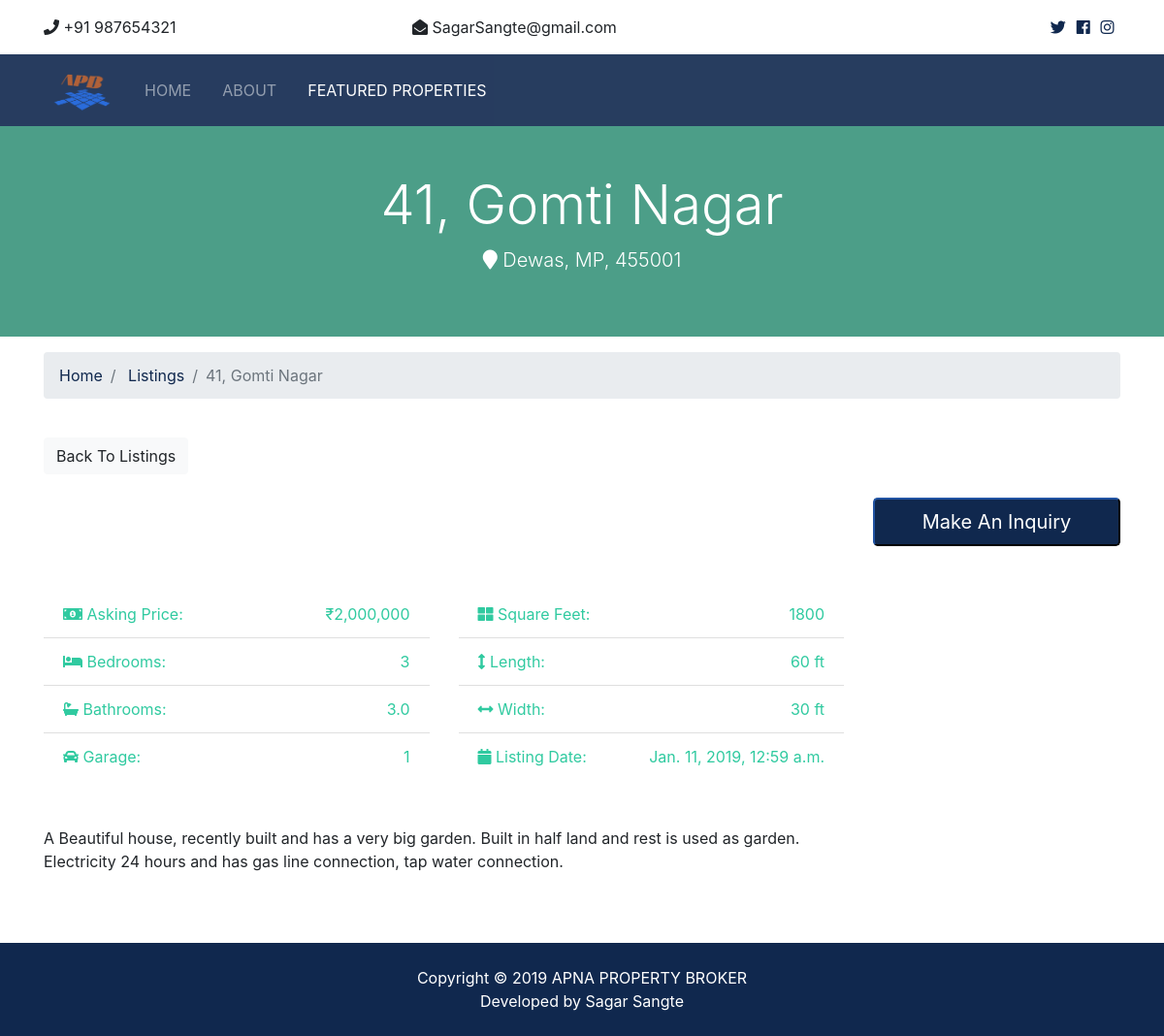
The app's page /listings/2 with its own data.
### listings/models.py (models this page shows, shortened)
class Listings(models.Model):
    title = models.CharField(max_length=200)
    address = models.CharField(max_length=200)
    landmark = models.CharField(max_length=200)
    city = models.CharField(max_length=100)
    state = models.CharField(max_length=100)
    zipcode = models.CharField(max_length=20)
    description = models.TextField(blank=True)
    price = models.IntegerField()
    bedrooms = models.IntegerField()
    bathrooms = models.DecimalField(max_digits=2, decimal_places=1)
    garage = models.IntegerField(default=0)
    length = models.IntegerField(default=0)
    width = models.IntegerField(default=0)
    sqft = models.IntegerField()
    photo_main = models.ImageField(upload_to='photos/%Y/%m/%d/')
    photo_1 = models.ImageField(upload_to='photos/%Y/%m/%d/', blank=True)
    photo_2 = models.ImageField(upload_to='photos/%Y/%m/%d/', blank=True)
    photo_3 = models.ImageField(upload_to='photos/%Y/%m/%d/', blank=True)
    photo_4 = models.ImageField(upload_to='photos/%Y/%m/%d/', blank=True)
    photo_5 = models.ImageField(upload_to='photos/%Y/%m/%d/', blank=True)
    photo_6 = models.ImageField(upload_to='photos/%Y/%m/%d/', blank=True)
    is_published = models.BooleanField(default=True)
    list_date = models.DateTimeField(default=datetime.now, blank=True)

### listings/views.py (the view)
# urls.py: path('<int:listing_id>', views.listing, name='listing'),
def listing(request, listing_id):
    listing = get_object_or_404(Listings, pk=listing_id)
    context = {
        'listing' : listing
    }
    return render(request, 'listings/listing.html', context)

### templates/listings/listing.html (shortened to what this page needs)
{% extends 'base.html' %}
{% load humanize %}
{% block content %}
<section id="showcase-inner" class="py-5 text-white">
    <div class="container">
        <div class="row text-center">
            <div class="col-md-12">
                <h1 class="display-4">{{ listing.title }}</h1>
                <p class="lead">
                    <i class="fas fa-map-marker"></i> {{ listing.city }}, {{ listing.state }}, {{ listing.zipcode }}</p>
            </div>
        </div>
    </div>
</section>
<section id="bc" class="mt-3">
    <div class="container">
        <nav>
            <ol class="breadcrumb">
                <li class="breadcrumb-item">
                    <a href="{% url 'index' %}">Home</a>
                </li>
                <li class="breadcrumb-item">
                    <a href="{% url 'listings' %}">Listings</a>
                </li>
                <li class="breadcrumb-item active">{{ listing.title }}</li>
            </ol>
        </nav>
    </div>
</section>
<section id="listing" class="py-4">
    <div class="container">
        <a href="{% url 'listings' %}" class="btn btn-light mb-4">Back To Listings</a>
        <div class="row">
            <div class="col-md-9">
                <div class="row mb-5 thumbs">
                    {% if listing.photo_1 %}
                        <div class="col-md-2">
                        </div>
                    {% endif %}
                    {% if listing.photo_2 %}
                        <div class="col-md-2">
                        </div>
                    {% endif %}
                    {% if listing.photo_3 %}
                        <div class="col-md-2">
                        </div>
                    {% endif %}
                </div>
                <div class="row mb-5 fields">
                    <div class="col-md-6">
                        <ul class="list-group list-group-flush">
                            <li class="list-group-item text-secondary">
                                <i class="fas fa-money-bill-alt"></i> Asking Price:
                                <span class="float-right"><span>&#8377;</span>{{ listing.price | intcomma }}</span>
                            </li>
                            <li class="list-group-item text-secondary">
                                <i class="fas fa-bed"></i> Bedrooms:
                                <span class="float-right">{{ listing.bedrooms }}</span>
                            </li>
                            <li class="list-group-item text-secondary">
                                <i class="fas fa-bath"></i> Bathrooms:
                                <span class="float-right">{{ listing.bathrooms }}</span>
                            </li>
                            <li class="list-group-item text-secondary">
                                <i class="fas fa-car"></i> Garage:
                                <span class="float-right">{{ listing.garage }}
                                </span>
                            </li>
                        </ul>
                    </div>
                    <div class="col-md-6">
                        <ul class="list-group list-group-flush">
                            <li class="list-group-item text-secondary">
                                <i class="fas fa-th-large"></i> Square Feet:
                                <span class="float-right">{{ listing.sqft }}</span>
                            </li>
                            <li class="list-group-item text-secondary">
                                <i class="fas fa-arrows-alt-v"></i> Length:
                                <span class="float-right">{{ listing.length }} ft</span>
                            </li>
                            <li class="list-group-item text-secondary">
                                <i class="fas fa-arrows-alt-h"></i> Width:
                                <span class="float-right">{{ listing.width }} ft</span>
                            </li>
                            <li class="list-group-item text-secondary">
                                <i class="fas fa-calendar"></i> Listing Date:
                                <span class="float-right">{{ listing.list_date }}</span>
                            </li>
                        </ul>
                    </div>
                </div>
                <div class="row mb-5">
                    <div class="col-md-12">
                        {{ listing.description }}
                    </div>
                </div>
            </div>
            <div class="col-md-3">
                <button class="btn-primary btn-block btn-lg" data-toggle="modal" data-target="#inquiryModal">Make An
                    Inquiry</button>
            </div>
        </div>
    </div>
</section>
{% endblock %}

### templates/base.html (shortened to what this page needs)
{% load static %}
<!DOCTYPE html>
<html lang="en">
<head>
    <link rel="stylesheet" href="{% static 'css/all.css' %}">
    <link rel="stylesheet" href="{% static 'css/bootstrap.css' %}">
    <link rel="stylesheet" href="{% static 'css/style.css' %}">
    <link rel="stylesheet" href="{% static 'css/lightbox.min.css' %}">
</head>
<body>
    {% include 'partials/_topbar.html' %}
    {% include 'partials/_navbar.html' %}
    {% block content %}
    {% endblock %}
    {% include 'partials/_footer.html' %}
</body>
</html>

### templates/partials/_topbar.html
<section id="top-bar" class="p-3">
    <div class="container">
        <div class="row">
            <div class="col-md-4">
                <i class="fas fa-phone"></i> +91 987654321
            </div>
            <div class="col-md-4">
                <i class="fas fa-envelope-open"></i> SagarSangte@gmail.com
            </div>
            <div class="col-md-4">
                <div class="social text-right">
                    <a href="#" target="_blank">
                        <i class="fab fa-twitter"></i>
                    </a>
                    <a href="https://www.facebook.com/" target="_blank">
                        <i class="fab fa-facebook"></i>
                    </a>
                    <a href="#" target="_blank">
                        <i class="fab fa-instagram"></i>
                    </a>
                </div>
            </div>
        </div>
    </div>
</section>

### templates/partials/_navbar.html (shortened to what this page needs)
{% load static %}
<nav class="navbar navbar-expand-lg navbar-dark bg-primary sticky-top">
    <div class="container">
        <a class="navbar-brand" href="{% url 'index' %}">
            <img src="{% static 'img/logopit.png' %}" class="logo" alt="">
        </a>
        <div class="collapse navbar-collapse" id="navbarNavAltMarkup">
            <ul class="navbar-nav">
                <li
                    {% if '/' == request.path %}
                        class="nav-item active mr-3"
                    {% else %}
                        class="nav-item mr-3"
                    {% endif %}
                >
                    <a class="nav-link" href="{% url 'index' %}">Home</a>
                </li>
                <li
                    {% if 'about' in request.path %}
                        class="nav-item active mr-3"
                    {% else %}
                        class="nav-item mr-3"
                    {% endif %}
                >
                    <a class="nav-link" href="{% url 'about' %}">About</a>
                </li>
                <li
                    {% if 'listings' in request.path %}
                        class="nav-item active mr-3"
                    {% else %}
                        class="nav-item mr-3"
                    {% endif %}
                >
                    <a class="nav-link" href="{% url 'listings' %}">Featured Properties</a>
                </li>
            </ul>
        </div>
    </div>
</nav>

### templates/partials/_footer.html
<footer id="main-footer" class="py-4 bg-primary text-white text-center">
    Copyright &copy;
    <span class="year"></span> APNA PROPERTY BROKER
    <br>
    Developed by Sagar Sangte
</footer>

### apna/static/css/all.css (style rules this page uses)
.fa, .fas, .far, .fal, .fab { -moz-osx-font-smoothing: grayscale; -webkit-font-smoothing: antialiased; display: inline-block; font-style: normal; font-variant: normal; text-rendering: auto; line-height: 1; }
.fa-arrows-alt-h:before { content: "\f337"; }
.fa-arrows-alt-v:before { content: "\f338"; }
.fa-bath:before { content: "\f2cd"; }
.fa-bed:before { content: "\f236"; }
.fa-calendar:before { content: "\f133"; }
.fa-car:before { content: "\f1b9"; }
.fa-envelope-open:before { content: "\f2b6"; }
.fa-facebook:before { content: "\f09a"; }
.fa-instagram:before { content: "\f16d"; }
.fa-map-marker:before { content: "\f041"; }
.fa-money-bill-alt:before { content: "\f3d1"; }
.fa-phone:before { content: "\f095"; }
.fa-th-large:before { content: "\f009"; }
.fa-twitter:before { content: "\f099"; }
.fab { font-family: 'Font Awesome 5 Brands'; }
.fa, .fas { font-family: 'Font Awesome 5 Free'; font-weight: 900; }

### apna/static/css/style.css (style rules this page uses)
img { width: 100%; }
.logo { width: 80px; }
.navbar { opacity: 0.9; text-transform: uppercase; }
.social a { margin-right: 0.4rem; }
#showcase-inner { background: url(../img/building.jpg) no-repeat top center fixed/cover; position: relative; overflow: hidden; min-height: 200px; }
#showcase-inner::before { content: ''; position: absolute; top: 0; left: 0; min-height: 100%; width: 100%; background: rgba(32, 134, 107, 0.8); }

### records on screen
Listings: title "41, Gomti Nagar", city "Dewas", state "MP", zipcode "455001", price "2,000,000", bedrooms "3", bathrooms "3.0", garage "1", sqft "1800", length "60", width "30", list_date "Jan. 11, 2019, 12:59 a.m.", description "A Beautiful house, recently built and has a very big garden. Built in half land and rest is used as garden. Electricity 24 hours and has gas line connection, tap water connection."
